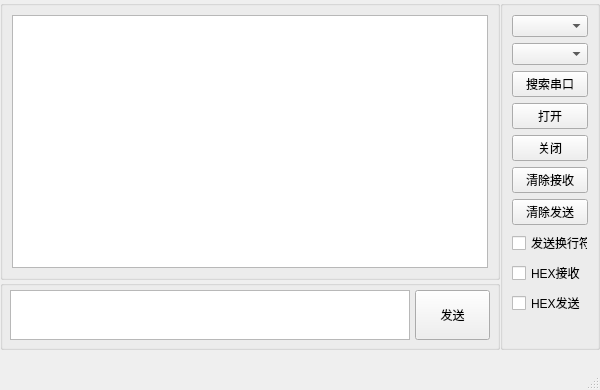
<?xml version="1.0" encoding="UTF-8"?>
<ui version="4.0">
 <class>MainWindow</class>
 <widget class="QMainWindow" name="MainWindow">
  <property name="geometry">
   <rect>
    <x>0</x>
    <y>0</y>
    <width>600</width>
    <height>390</height>
   </rect>
  </property>
  <property name="windowTitle">
   <string>MainWindow</string>
  </property>
  <widget class="QWidget" name="centralwidget">
   <widget class="QGroupBox" name="grp_cfg">
    <property name="geometry">
     <rect>
      <x>500</x>
      <y>0</y>
      <width>100</width>
      <height>350</height>
     </rect>
    </property>
    <property name="title">
     <string/>
    </property>
    <layout class="QHBoxLayout" name="horizontalLayout_4">
     <item>
      <layout class="QVBoxLayout" name="verticalLayout_3">
       <item>
        <widget class="QComboBox" name="cmb_port"/>
       </item>
       <item>
        <widget class="QComboBox" name="cmb_baud"/>
       </item>
       <item>
        <widget class="QPushButton" name="btn_search">
         <property name="text">
          <string>搜索串口</string>
         </property>
        </widget>
       </item>
       <item>
        <widget class="QPushButton" name="btn_open">
         <property name="text">
          <string>打开</string>
         </property>
        </widget>
       </item>
       <item>
        <widget class="QPushButton" name="btn_close">
         <property name="text">
          <string>关闭</string>
         </property>
        </widget>
       </item>
       <item>
        <widget class="QPushButton" name="btn_clr_rx">
         <property name="text">
          <string>清除接收</string>
         </property>
        </widget>
       </item>
       <item>
        <widget class="QPushButton" name="btn_clr_tx">
         <property name="text">
          <string>清除发送</string>
         </property>
        </widget>
       </item>
       <item>
        <widget class="QCheckBox" name="ckb_newline">
         <property name="text">
          <string>发送换行符</string>
         </property>
        </widget>
       </item>
       <item>
        <widget class="QCheckBox" name="ckb_hex_rx">
         <property name="text">
          <string>HEX接收</string>
         </property>
        </widget>
       </item>
       <item>
        <widget class="QCheckBox" name="ckb_hex_tx">
         <property name="text">
          <string>HEX发送</string>
         </property>
        </widget>
       </item>
       <item>
        <spacer name="verticalSpacer">
         <property name="orientation">
          <enum>Qt::Vertical</enum>
         </property>
         <property name="sizeHint" stdset="0">
          <size>
           <width>20</width>
           <height>40</height>
          </size>
         </property>
        </spacer>
       </item>
      </layout>
     </item>
    </layout>
   </widget>
   <widget class="QGroupBox" name="grp_rx">
    <property name="geometry">
     <rect>
      <x>0</x>
      <y>0</y>
      <width>500</width>
      <height>280</height>
     </rect>
    </property>
    <property name="title">
     <string/>
    </property>
    <layout class="QHBoxLayout" name="horizontalLayout_3">
     <item>
      <widget class="QPlainTextEdit" name="txt_rx">
       <property name="undoRedoEnabled">
        <bool>false</bool>
       </property>
      </widget>
     </item>
    </layout>
   </widget>
   <widget class="QGroupBox" name="grp_tx">
    <property name="geometry">
     <rect>
      <x>0</x>
      <y>280</y>
      <width>500</width>
      <height>70</height>
     </rect>
    </property>
    <property name="title">
     <string/>
    </property>
    <widget class="QPlainTextEdit" name="txt_tx">
     <property name="geometry">
      <rect>
       <x>10</x>
       <y>10</y>
       <width>400</width>
       <height>50</height>
      </rect>
     </property>
    </widget>
    <widget class="QPushButton" name="btn_send">
     <property name="geometry">
      <rect>
       <x>415</x>
       <y>10</y>
       <width>75</width>
       <height>50</height>
      </rect>
     </property>
     <property name="text">
      <string>发送</string>
     </property>
    </widget>
   </widget>
  </widget>
  <widget class="QMenuBar" name="menubar">
   <property name="geometry">
    <rect>
     <x>0</x>
     <y>0</y>
     <width>600</width>
     <height>23</height>
    </rect>
   </property>
  </widget>
  <widget class="QStatusBar" name="statusbar"/>
 </widget>
 <resources/>
 <connections/>
</ui>
